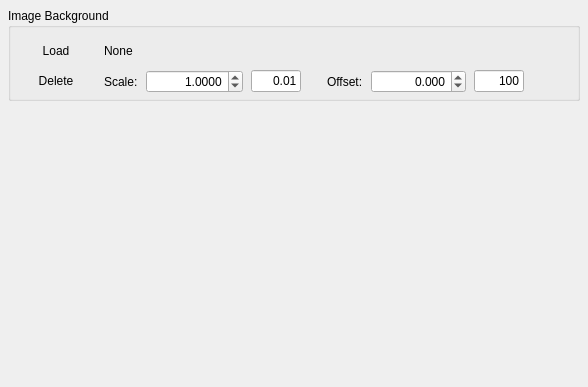
       <widget class="QWidget" name="bkg_tab">
        <attribute name="title">
         <string>Bkg</string>
        </attribute>
        <layout class="QVBoxLayout" name="verticalLayout_20">
         <property name="spacing">
          <number>5</number>
         </property>
         <property name="margin">
          <number>8</number>
         </property>
         <item>
          <widget class="QGroupBox" name="groupBox_5">
           <property name="title">
            <string>Image Background</string>
           </property>
           <layout class="QGridLayout" name="gridLayout_5">
            <property name="leftMargin">
             <number>5</number>
            </property>
            <property name="topMargin">
             <number>12</number>
            </property>
            <property name="rightMargin">
             <number>5</number>
            </property>
            <property name="bottomMargin">
             <number>5</number>
            </property>
            <property name="spacing">
             <number>8</number>
            </property>
            <item row="1" column="8">
             <spacer name="horizontalSpacer_2">
              <property name="orientation">
               <enum>Qt::Horizontal</enum>
              </property>
              <property name="sizeHint" stdset="0">
               <size>
                <width>40</width>
                <height>20</height>
               </size>
              </property>
             </spacer>
            </item>
            <item row="1" column="6">
             <widget class="QDoubleSpinBox" name="bkg_image_offset_sb">
              <property name="sizePolicy">
               <sizepolicy hsizetype="Maximum" vsizetype="Fixed">
                <horstretch>0</horstretch>
                <verstretch>0</verstretch>
               </sizepolicy>
              </property>
              <property name="maximumSize">
               <size>
                <width>120</width>
                <height>16777215</height>
               </size>
              </property>
              <property name="alignment">
               <set>Qt::AlignRight|Qt::AlignTrailing|Qt::AlignVCenter</set>
              </property>
              <property name="decimals">
               <number>3</number>
              </property>
              <property name="minimum">
               <double>-999999999.000000000000000</double>
              </property>
              <property name="maximum">
               <double>999999999.000000000000000</double>
              </property>
              <property name="singleStep">
               <double>100.000000000000000</double>
              </property>
              <property name="value">
               <double>0.000000000000000</double>
              </property>
             </widget>
            </item>
            <item row="1" column="2">
             <widget class="QDoubleSpinBox" name="bkg_image_scale_sb">
              <property name="sizePolicy">
               <sizepolicy hsizetype="Fixed" vsizetype="Fixed">
                <horstretch>0</horstretch>
                <verstretch>0</verstretch>
               </sizepolicy>
              </property>
              <property name="minimumSize">
               <size>
                <width>0</width>
                <height>0</height>
               </size>
              </property>
              <property name="maximumSize">
               <size>
                <width>120</width>
                <height>16777215</height>
               </size>
              </property>
              <property name="alignment">
               <set>Qt::AlignRight|Qt::AlignTrailing|Qt::AlignVCenter</set>
              </property>
              <property name="decimals">
               <number>4</number>
              </property>
              <property name="maximum">
               <double>999999.000000000000000</double>
              </property>
              <property name="singleStep">
               <double>0.010000000000000</double>
              </property>
              <property name="value">
               <double>1.000000000000000</double>
              </property>
             </widget>
            </item>
            <item row="1" column="0">
             <widget class="QPushButton" name="bkg_image_delete_btn">
              <property name="minimumSize">
               <size>
                <width>75</width>
                <height>0</height>
               </size>
              </property>
              <property name="text">
               <string>Delete</string>
              </property>
              <property name="flat">
               <bool>true</bool>
              </property>
             </widget>
            </item>
            <item row="1" column="1">
             <widget class="QLabel" name="label_19">
              <property name="text">
               <string>Scale:</string>
              </property>
             </widget>
            </item>
            <item row="1" column="5">
             <widget class="QLabel" name="label_20">
              <property name="text">
               <string>Offset:</string>
              </property>
             </widget>
            </item>
            <item row="0" column="0">
             <widget class="QPushButton" name="bkg_image_load_btn">
              <property name="minimumSize">
               <size>
                <width>75</width>
                <height>0</height>
               </size>
              </property>
              <property name="text">
               <string>Load</string>
              </property>
              <property name="flat">
               <bool>true</bool>
              </property>
             </widget>
            </item>
            <item row="1" column="7">
             <widget class="QLineEdit" name="bkg_image_offset_step_txt">
              <property name="sizePolicy">
               <sizepolicy hsizetype="Fixed" vsizetype="Fixed">
                <horstretch>0</horstretch>
                <verstretch>0</verstretch>
               </sizepolicy>
              </property>
              <property name="maximumSize">
               <size>
                <width>50</width>
                <height>16777215</height>
               </size>
              </property>
              <property name="text">
               <string>100</string>
              </property>
              <property name="alignment">
               <set>Qt::AlignRight|Qt::AlignTrailing|Qt::AlignVCenter</set>
              </property>
             </widget>
            </item>
            <item row="0" column="1" colspan="8">
             <widget class="QLabel" name="bkg_image_filename_lbl">
              <property name="text">
               <string>None</string>
              </property>
             </widget>
            </item>
            <item row="1" column="3">
             <widget class="QLineEdit" name="bkg_image_scale_step_txt">
              <property name="sizePolicy">
               <sizepolicy hsizetype="Fixed" vsizetype="Fixed">
                <horstretch>0</horstretch>
                <verstretch>0</verstretch>
               </sizepolicy>
              </property>
              <property name="maximumSize">
               <size>
                <width>50</width>
                <height>16777215</height>
               </size>
              </property>
              <property name="text">
               <string>0.01</string>
              </property>
              <property name="alignment">
               <set>Qt::AlignRight|Qt::AlignTrailing|Qt::AlignVCenter</set>
              </property>
             </widget>
            </item>
            <item row="1" column="4">
             <spacer name="horizontalSpacer_3">
              <property name="orientation">
               <enum>Qt::Horizontal</enum>
              </property>
              <property name="sizeType">
               <enum>QSizePolicy::Fixed</enum>
              </property>
              <property name="sizeHint" stdset="0">
               <size>
                <width>10</width>
                <height>20</height>
               </size>
              </property>
             </spacer>
            </item>
           </layout>
          </widget>
         </item>
         <item>
          <spacer name="verticalSpacer_11">
           <property name="orientation">
            <enum>Qt::Vertical</enum>
           </property>
           <property name="sizeHint" stdset="0">
            <size>
             <width>20</width>
             <height>278</height>
            </size>
           </property>
          </spacer>
         </item>
        </layout>
       </widget>
